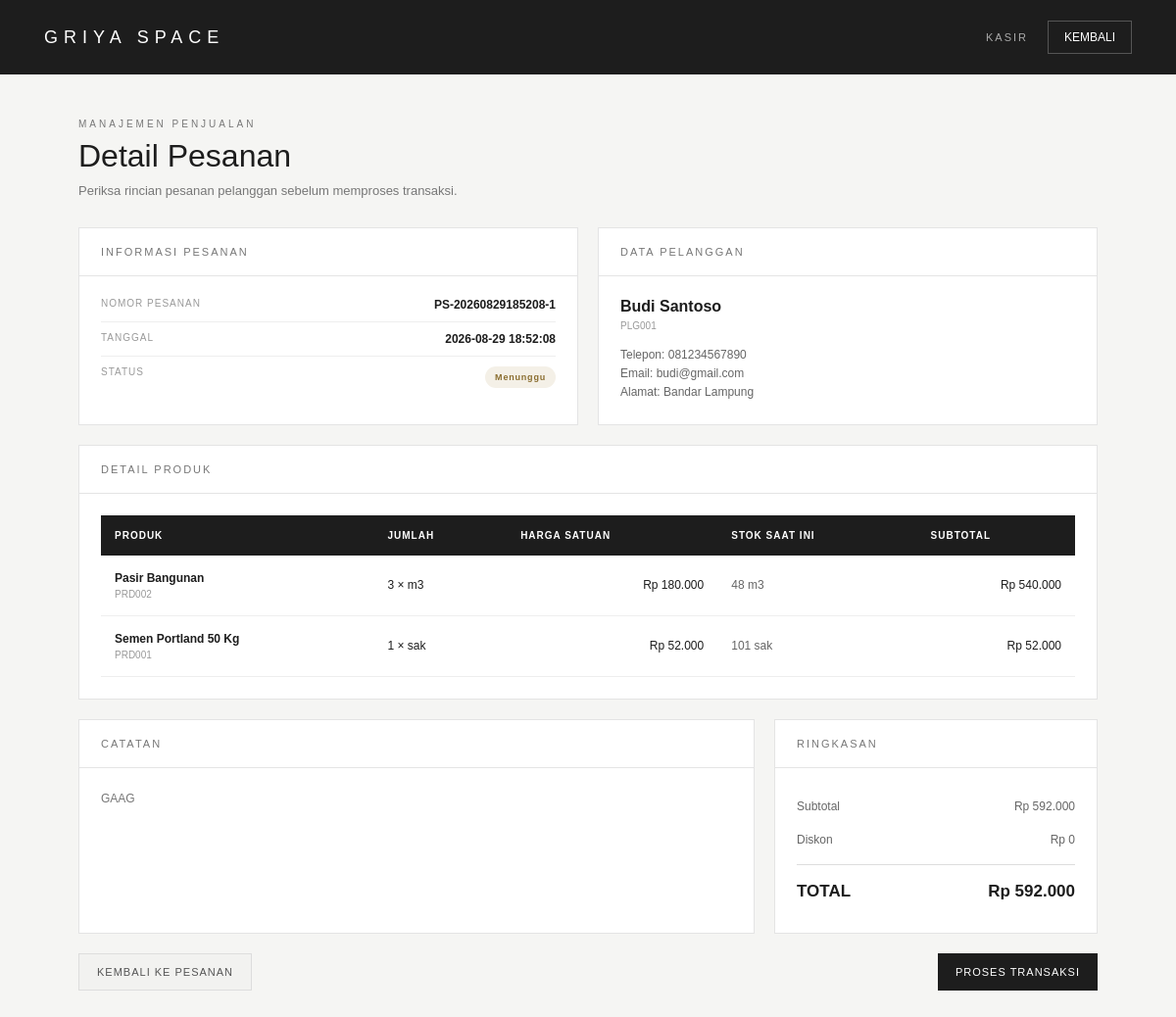
The page /griya-space/dashboard/kasir/pesanan/detail.php?id=4 (signed in) on the database its author committed.
### tables this page shows
CREATE TABLE `pesanan` (
  `id_pesanan` int NOT NULL,
  `nomor_pesanan` varchar(30) NOT NULL,
  `id_pelanggan` int NOT NULL,
  `tanggal_pesanan` datetime DEFAULT CURRENT_TIMESTAMP,
  `subtotal` decimal(15,2) DEFAULT '0.00',
  `diskon` decimal(15,2) DEFAULT '0.00',
  `total_harga` decimal(15,2) DEFAULT '0.00',
  `status` enum('Menunggu','Diproses','Siap Diambil','Selesai','Dibatalkan') DEFAULT 'Menunggu',
  `catatan` text
);

CREATE TABLE `pelanggan` (
  `id_pelanggan` int NOT NULL,
  `id_user` int DEFAULT NULL,
  `kode_pelanggan` varchar(30) NOT NULL,
  `nama_pelanggan` varchar(100) NOT NULL,
  `no_telepon` varchar(20) DEFAULT NULL,
  `email` varchar(100) DEFAULT NULL,
  `alamat` text,
  `created_at` timestamp NULL DEFAULT CURRENT_TIMESTAMP
);

CREATE TABLE `detail_pesanan` (
  `id_detail_pesanan` int NOT NULL,
  `id_pesanan` int NOT NULL,
  `id_produk` int NOT NULL,
  `jumlah` int NOT NULL,
  `harga_satuan` decimal(15,2) NOT NULL,
  `subtotal` decimal(15,2) NOT NULL
);

CREATE TABLE `produk` (
  `id_produk` int NOT NULL,
  `kode_produk` varchar(30) NOT NULL,
  `id_kategori` int NOT NULL,
  `id_supplier` int DEFAULT NULL,
  `nama_produk` varchar(150) NOT NULL,
  `satuan` varchar(30) NOT NULL,
  `harga_beli` decimal(15,2) NOT NULL DEFAULT '0.00',
  `harga_jual` decimal(15,2) NOT NULL DEFAULT '0.00',
  `stok` int NOT NULL DEFAULT '0',
  `stok_minimum` int NOT NULL DEFAULT '0',
  `deskripsi` text,
  `foto_produk` varchar(255) DEFAULT NULL,
  `status` enum('Aktif','Nonaktif') DEFAULT 'Aktif',
  `created_at` timestamp NULL DEFAULT CURRENT_TIMESTAMP,
  `updated_at` timestamp NULL DEFAULT CURRENT_TIMESTAMP ON UPDATE CURRENT_TIMESTAMP
);

### griya-space/dashboard/kasir/pesanan/detail.php (the view, shortened to what this page needs)
<?php
require_once "../../../config/database.php";
$id_pesanan = (int) ($_GET["id"] ?? 0);
$stmt = $conn->prepare("
    SELECT
        p.id_pesanan,
        p.nomor_pesanan,
        p.id_pelanggan,
        p.tanggal_pesanan,
        p.subtotal,
        p.diskon,
        p.total_harga,
        p.status,
        p.catatan,
        pl.kode_pelanggan,
        pl.nama_pelanggan,
        pl.no_telepon,
        pl.email,
        pl.alamat
    FROM pesanan p
    INNER JOIN pelanggan pl
        ON p.id_pelanggan = pl.id_pelanggan
    WHERE p.id_pesanan = ?
    LIMIT 1
");
$stmt->bind_param(
    "i",
    $id_pesanan
);
$stmt->execute();
$result =
    $stmt->get_result();
$pesanan =
    $result->fetch_assoc();
$stmt = $conn->prepare("
    SELECT
        dp.id_detail_pesanan,
        dp.id_produk,
        dp.jumlah,
        dp.harga_satuan,
        dp.subtotal,
        pr.kode_produk,
        pr.nama_produk,
        pr.satuan,
        pr.stok
    FROM detail_pesanan dp
    INNER JOIN produk pr
        ON dp.id_produk = pr.id_produk
    WHERE dp.id_pesanan = ?
    ORDER BY dp.id_detail_pesanan ASC
");
$stmt->bind_param(
    "i",
    $id_pesanan
);
$stmt->execute();
$resultDetail =
    $stmt->get_result();
$detail_items = [];
while (
    $detail =
    $resultDetail->fetch_assoc()
) {
    $detail_items[] =
        $detail;
}
$statusClass =
    "status-default";
switch (
    $pesanan["status"]
) {
    case "Menunggu":
        $statusClass =
            "status-menunggu";
        break;
}
?>
<!DOCTYPE html>
<html lang="id">
<head>
</head>
<body>
<header>
    <div class="brand">
        GRIYA SPACE
    </div>
    <div class="header-right">
        <div class="role">
            KASIR
        </div>
        <a
            href="index.php"
            class="back-link"
        >
            KEMBALI
        </a>
    </div>
</header>
<main>
    <section class="page-header">
        <small>
            MANAJEMEN PENJUALAN
        </small>
        <h1>
            Detail Pesanan
        </h1>
        <p>
            Periksa rincian pesanan pelanggan sebelum memproses transaksi.
        </p>
    </section>
    <div class="top-grid">
        <section class="card">
            <div class="card-title">
                INFORMASI PESANAN
            </div>
            <div class="card-body">
                <div class="info-row">
                    <span class="label">
                        NOMOR PESANAN
                    </span>
                    <span class="value">
                        <?= htmlspecialchars(
                            $pesanan["nomor_pesanan"]
                        ); ?>
                    </span>
                </div>
                <div class="info-row">
                    <span class="label">
                        TANGGAL
                    </span>
                    <span class="value">
                        <?= htmlspecialchars(
                            $pesanan["tanggal_pesanan"]
                        ); ?>
                    </span>
                </div>
                <div class="info-row">
                    <span class="label">
                        STATUS
                    </span>
                    <span class="value">
                        <span
                            class="status <?= $statusClass; ?>"
                        >
                            <?= htmlspecialchars(
                                $pesanan["status"]
                            ); ?>
                        </span>
                    </span>
                </div>
            </div>
        </section>
        <section class="card">
            <div class="card-title">
                DATA PELANGGAN
            </div>
            <div class="card-body">
                <div class="customer-name">
                    <?= htmlspecialchars(
                        $pesanan["nama_pelanggan"]
                    ); ?>
                </div>
                <div class="customer-code">
                    <?= htmlspecialchars(
                        $pesanan["kode_pelanggan"]
                    ); ?>
                </div>
                <div class="customer-info">
                    Telepon:
                    <?= htmlspecialchars(
                        $pesanan["no_telepon"] ?? "-"
                    ); ?>
                    <br>
                    Email:
                    <?= htmlspecialchars(
                        $pesanan["email"] ?? "-"
                    ); ?>
                    <br>
                    Alamat:
                    <?= nl2br(
                        htmlspecialchars(
                            $pesanan["alamat"] ?? "-"
                        )
                    ); ?>
                </div>
            </div>
        </section>
    </div>
    <section class="card">
        <div class="card-title">
            DETAIL PRODUK
        </div>
        <div class="card-body">
            <div class="table-container">
                <?php if (!empty($detail_items)): ?>
                    <table>
                        <thead>
                            <tr>
                                <th>
                                    PRODUK
                                </th>
                                <th>
                                    JUMLAH
                                </th>
                                <th>
                                    HARGA SATUAN
                                </th>
                                <th>
                                    STOK SAAT INI
                                </th>
                                <th>
                                    SUBTOTAL
                                </th>
                            </tr>
                        </thead>
                        <tbody>
                            <?php foreach (
                                $detail_items
                                as $detail
                            ): ?>
                                <tr>
                                    <td>
                                        <div class="product-name">
                                            <?= htmlspecialchars(
                                                $detail["nama_produk"]
                                            ); ?>
                                        </div>
                                        <div class="product-code">
                                            <?= htmlspecialchars(
                                                $detail["kode_produk"]
                                            ); ?>
                                        </div>
                                    </td>
                                    <td>
                                        <?= (int) $detail["jumlah"]; ?>
                                        ×
                                        <?= htmlspecialchars(
                                            $detail["satuan"]
                                        ); ?>
                                    </td>
                                    <td class="number">
                                        Rp <?= number_format(
                                            $detail["harga_satuan"],
                                            0,
                                            ",",
                                            "."
                                        ); ?>
                                    </td>
                                    <td class="stock">
                                        <?= (int) $detail["stok"]; ?>
                                        <?= htmlspecialchars(
                                            $detail["satuan"]
                                        ); ?>
                                    </td>
                                    <td class="number">
                                        Rp <?= number_format(
                                            $detail["subtotal"],
                                            0,
                                            ",",
                                            "."
                                        ); ?>
                                    </td>
                                </tr>
                            <?php endforeach; ?>
                        </tbody>
                    </table>
                <?php else: ?>
                    <div class="note">
                        Tidak ada detail produk pada pesanan ini.
                    </div>
                <?php endif; ?>
            </div>
        </div>
    </section>
    <div class="bottom-grid">
        <section class="card">
            <div class="card-title">
                CATATAN
            </div>
            <div class="card-body">
                <div class="note">
                    <?php if (
                        trim(
                            $pesanan["catatan"] ?? ""
                        ) !== ""
                    ): ?>
                        <?= nl2br(
                            htmlspecialchars(
                                $pesanan["catatan"]
                            )
                        ); ?>
                    <?php else: ?>
                        Tidak ada catatan.
                    <?php endif; ?>
                </div>
            </div>
        </section>
        <section class="card">
            <div class="card-title">
                RINGKASAN
            </div>
            <div class="card-body">
                <div class="summary-row">
                    <span>
                        Subtotal
                    </span>
                    <span>
                        Rp <?= number_format(
                            $pesanan["subtotal"],
                            0,
                            ",",
                            "."
                        ); ?>
                    </span>
                </div>
                <div class="summary-row">
                    <span>
                        Diskon
                    </span>
                    <span>
                        Rp <?= number_format(
                            $pesanan["diskon"],
                            0,
                            ",",
                            "."
                        ); ?>
                    </span>
                </div>
                <div class="summary-row total">
                    <span>
                        TOTAL
                    </span>
                    <span>
                        Rp <?= number_format(
                            $pesanan["total_harga"],
                            0,
                            ",",
                            "."
                        ); ?>
                    </span>
                </div>
            </div>
        </section>
    </div>
    <div class="actions">
        <a
            href="index.php"
            class="button button-secondary"
        >
            KEMBALI KE PESANAN
        </a>
        <a
    href="../transaksi/proses.php?id=<?= (int) $pesanan["id_pesanan"]; ?>"
    class="button button-primary"
>
    PROSES TRANSAKSI
</a>
    </div>
</main>
</body>
</html>

### griya-space/dashboard/kasir/pesanan/detail.php (style rules this page uses)
* { box-sizing: border-box; margin: 0; padding: 0; }
body { font-family: Arial, Helvetica, sans-serif; background: #f5f5f3; color: #1d1d1d; }
header { min-height: 76px; background: #1d1d1d; color: white; padding: 18px 45px; display: flex; align-items: center; justify-content: space-between; }
.brand { font-size: 18px; letter-spacing: 6px; font-weight: 500; }
.header-right { display: flex; align-items: center; gap: 20px; }
.role { font-size: 11px; letter-spacing: 2px; color: #aaa; }
.back-link { color: white; text-decoration: none; border: 1px solid #555; padding: 9px 16px; font-size: 12px; }
main { max-width: 1100px; margin: 0 auto; padding: 45px 30px; }
.page-header { margin-bottom: 30px; }
.page-header small { display: block; color: #777; font-size: 10px; letter-spacing: 3px; margin-bottom: 9px; }
.page-header h1 { font-size: 32px; font-weight: 500; }
.page-header p { margin-top: 9px; color: #777; font-size: 13px; }
.top-grid { display: grid; grid-template-columns: 1fr 1fr; gap: 20px; margin-bottom: 20px; }
.card { background: white; border: 1px solid #e4e4e4; }
.card-title { padding: 18px 22px; border-bottom: 1px solid #e4e4e4; font-size: 11px; letter-spacing: 2px; color: #777; }
.card-body { padding: 22px; }
.info-row { display: flex; justify-content: space-between; gap: 20px; padding: 10px 0; border-bottom: 1px solid #eeeeee; font-size: 12px; }
.info-row:first-child { padding-top: 0; }
.info-row:last-child { border-bottom: none; padding-bottom: 0; }
.label { color: #999; font-size: 10px; letter-spacing: 1px; }
.value { text-align: right; font-weight: 600; }
.status { display: inline-block; padding: 6px 10px; border-radius: 20px; font-size: 9px; font-weight: 600; letter-spacing: .8px; }
.status-menunggu { background: #f4f0e7; color: #8a6d2f; }
.customer-name { font-size: 16px; font-weight: 600; margin-bottom: 5px; }
.customer-code { color: #999; font-size: 10px; margin-bottom: 15px; }
.customer-info { color: #666; font-size: 12px; line-height: 1.6; }
.table-container { overflow-x: auto; }
table { width: 100%; border-collapse: collapse; min-width: 800px; }
thead { background: #1d1d1d; color: white; }
th { padding: 15px 14px; text-align: left; font-size: 10px; letter-spacing: 1px; white-space: nowrap; }
td { padding: 16px 14px; border-bottom: 1px solid #eeeeee; font-size: 12px; vertical-align: middle; }
.product-name { font-weight: 600; }
.product-code { margin-top: 4px; color: #999; font-size: 10px; }
.stock { color: #666; white-space: nowrap; }
.number { white-space: nowrap; text-align: right; }
.bottom-grid { display: grid; grid-template-columns: 1fr 330px; gap: 20px; margin-top: 20px; }
.note { color: #777; line-height: 1.6; font-size: 12px; }
.summary-row { display: flex; justify-content: space-between; gap: 15px; padding: 10px 0; color: #666; font-size: 12px; }
.summary-row.total { margin-top: 8px; padding-top: 17px; border-top: 1px solid #ddd; font-size: 17px; font-weight: 700; color: #1d1d1d; }
.actions { margin-top: 20px; display: flex; justify-content: space-between; gap: 10px; }
.button { display: inline-flex; align-items: center; justify-content: center; padding: 12px 18px; font-size: 11px; letter-spacing: 1px; text-decoration: none; }
.button-primary { background: #1d1d1d; color: white; }
.button-secondary { background: #f2f2f0; color: #555; border: 1px solid #ddd; }

### rows shown on the page
pesanan: nomor_pesanan "PS-20260829185208-1", tanggal_pesanan "2026-08-29 18:52:08", status "Menunggu", id_pelanggan.nama_pelanggan "Budi Santoso", id_pelanggan.kode_pelanggan "PLG001", id_pelanggan.no_telepon "081234567890", id_pelanggan.email "budi@gmail.com", id_pelanggan.alamat "Bandar Lampung", catatan "GAAG", subtotal "592.000", diskon "0", total_harga "592.000"
detail_pesanan: id_produk.nama_produk "Pasir Bangunan", id_produk.kode_produk "PRD002", jumlah "3", id_produk.satuan "m3", harga_satuan "180.000", id_produk.stok "48", subtotal "540.000"
detail_pesanan: id_produk.nama_produk "Semen Portland 50 Kg", id_produk.kode_produk "PRD001", jumlah "1", id_produk.satuan "sak", harga_satuan "52.000", id_produk.stok "101", subtotal "52.000"
